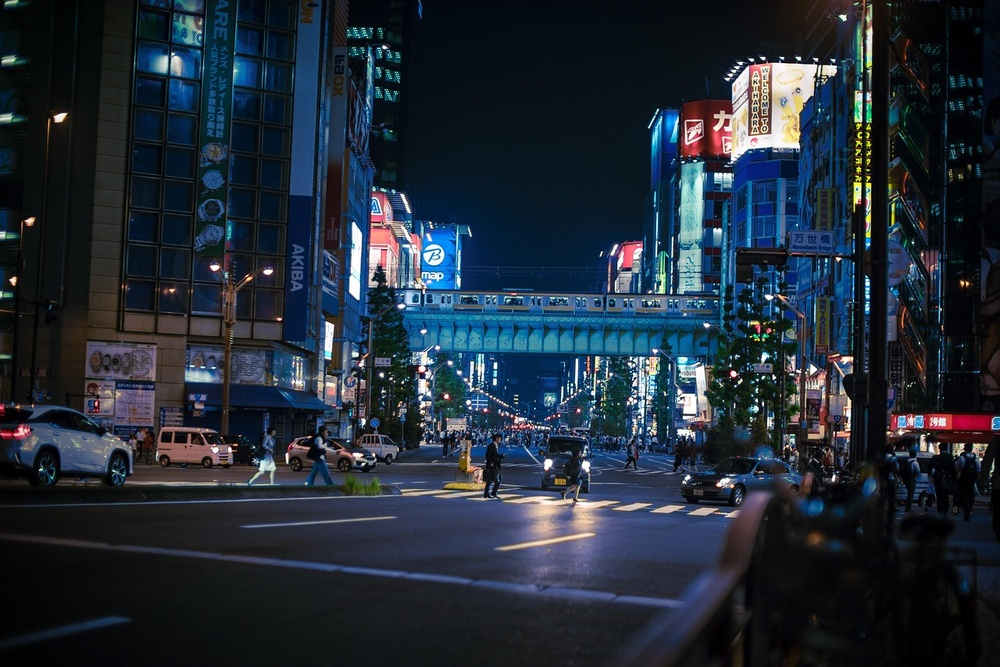
#> input picture resource/shibuya.jpg, 1000 x 667 px, shrunk from 1280 x 854 before the run, found by its file name
$ python 9_blur.py
#> lines starting #> are read from the running program, lines starting #| are printed output that depends on the picture
import cv2
import numpy as np

RESOURCE_DIR = './resource/'
OUTPUT_DIR = './output/'

def add_gaussian_noise(image, mean=0, sigma=20):
    noisy_image = image.astype(np.float32)
    row, col = image.shape

    gauss = np.random.normal(mean, sigma, (row, col))

    noisy_image = noisy_image + gauss

    noisy_image = np.clip(noisy_image, 0, 255)
    return noisy_image.astype(np.uint8)

def main():
    image = cv2.imread(RESOURCE_DIR + 'shibuya.jpg')
#> image is the input picture: shape (667, 1000, 3); mean B, G, R 55.5, 43.9, 34.1
    cvtImage = cv2.cvtColor(image, cv2.COLOR_BGR2GRAY)
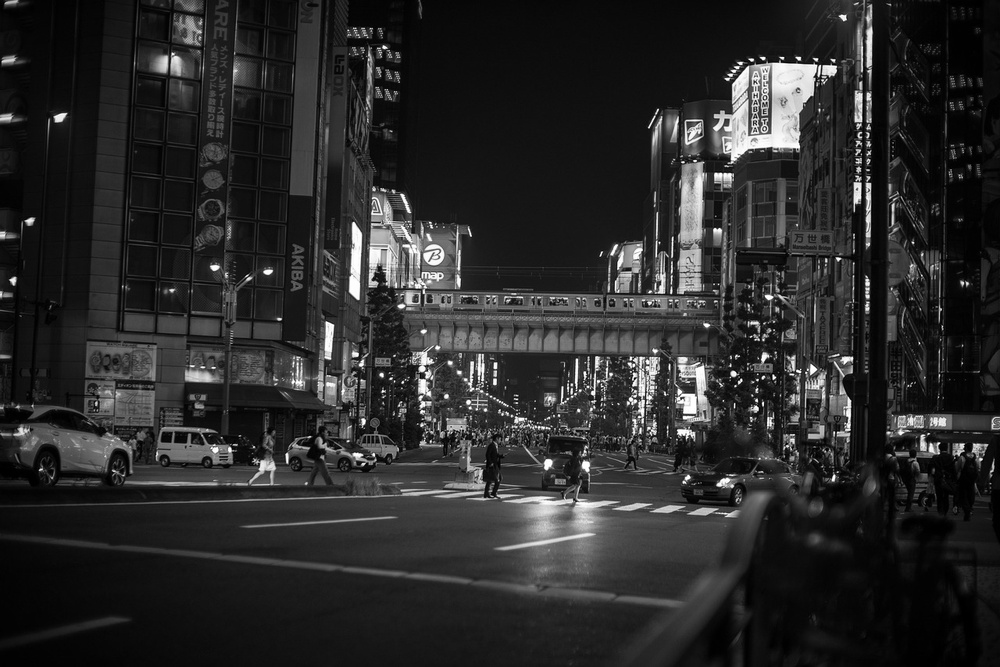
#> cvtImage: shape (667, 1000); min 0, max 255, mean 42.3
    noisy_image = add_gaussian_noise(cvtImage)
#> in add_gaussian_noise, `noisy_image = noisy_image + gauss`:
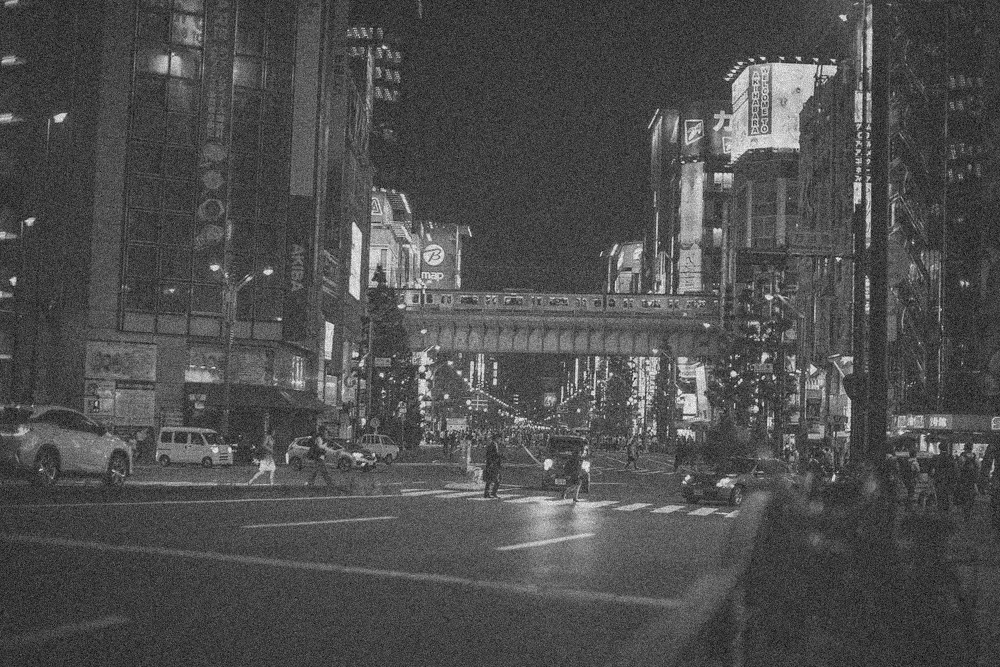
#> noisy_image: shape (667, 1000) float64; min -81.2, max 320.2, mean 42.3; drawn with min black and max white
    remove_noise = cv2.GaussianBlur(noisy_image, (5, 5), 0)
    cv2.imshow('Noisy Image', np.vstack((remove_noise, noisy_image)))
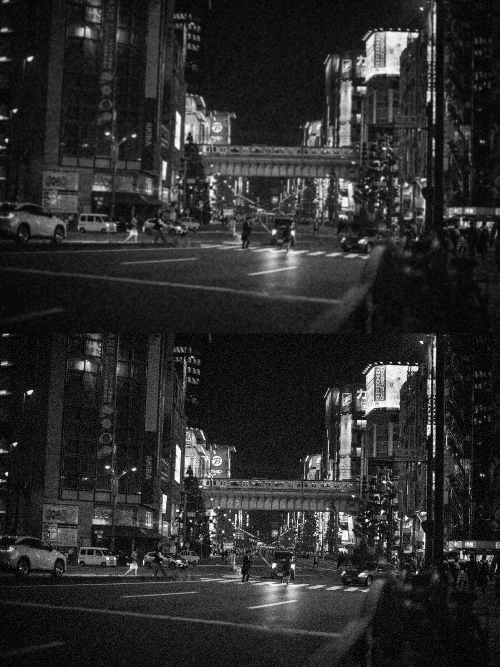
#> window 'Noisy Image': shape (1334, 1000) (shown at 1/2 size); min 0, max 255, mean 43.5
    cv2.waitKey(0)
    return 0

if __name__ == "__main__":
    main()
